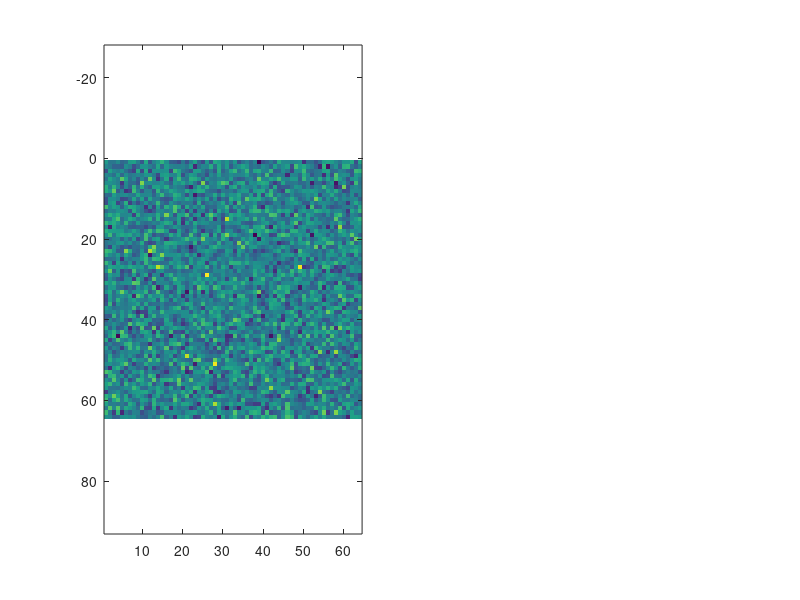

Recreate this plot in MATLAB.
% fake brain 

TR = 2; 
t = 1:TR:239; 
brain = randn(64, 64, 28, 120); 
happy = repmat(0, 10, 1); 
sad = repmat(1, 10, 1); 
happysad = [happy sad];
happysad = happysad(:); 
%condense this: 
%design = repmat(happysad, 6, 1) 

design = repmat([repmat(0, 10, 1); repmat(1, 10, 1)], 6, 1); 
ROI = [20:30, 12:40, 18:23]; 

brain(20:30, 12:40, 18:23, find(design)) = ...
    brain(20:30, 12:40, 18:23, find(design)) - 1; 

imagesc(brain(:, :, 20, 13))
sad = mean(brain(:, :, 20, find(design)), 4);
subplot(1, 2, 1); 
happy = mean(brain(:, :, 20, find(design==0)), 4);
imagesc(squeeze(sad))
axis equal
imagesc(squeeze(happy))
axis equal


